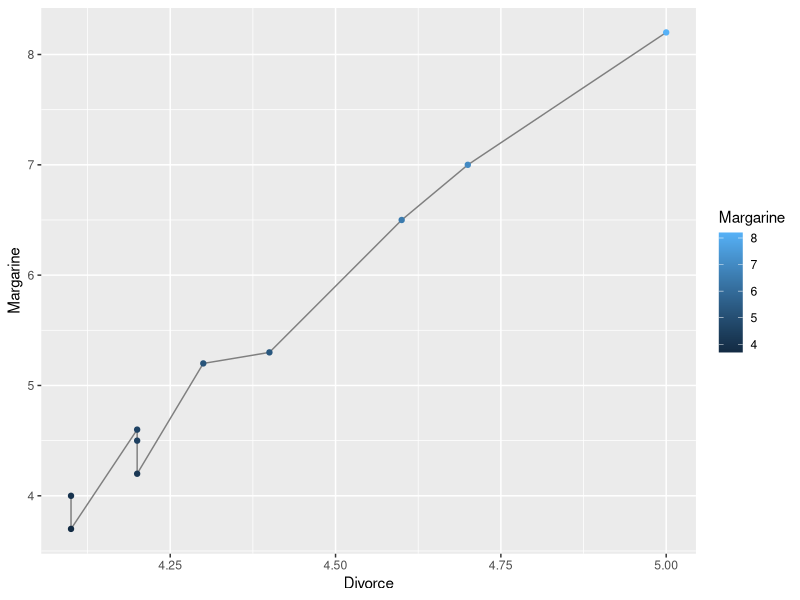

R code for this plot:
## ---- chunk 1
knitr::opts_chunk$set(echo = TRUE)
## ---- chunk 2
library(readr)
library(dslabs)
library(tidyverse)
library(knitr)
library(ggplot2)
## ---- chunk 3
str(divorce_margarine)
names(divorce_margarine)[1] <-'Divorce'
names(divorce_margarine)[2] <-'Margarine'
names(divorce_margarine)[3] <-'Year'
df_wide <- data.frame(divorce_margarine)
df_wide %>% kable()
## ---- chunk 4
str(divorce_margarine)
names(divorce_margarine)[1] <-'Divorce'
names(divorce_margarine)[2] <-'Margarine'
names(divorce_margarine)[3] <-'Year'
data_long <- gather(divorce_margarine, condition, measurement, Divorce:Year, factor_key=TRUE)
data_long %>% kable()
## ---- chunk 5
ggplot(divorce_margarine, aes(Divorce, Margarine)) + 
  geom_line (colour = "grey50") + 
  geom_point(aes(colour = Margarine))
## ---- chunk 6
united_marga_divo <- divorce_margarine %>% unite(unified)
head(united_marga_divo) %>% kable()
## ---- chunk 7
separate_marga_divo <- united_marga_divo %>% separate(unified, into=c("Divorce","Margarine", "year"), sep="_")
head(separate_marga_divo) %>% kable()
